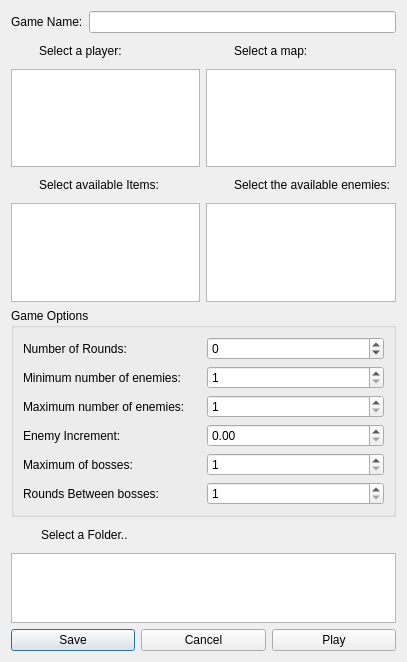
<?xml version="1.0" encoding="UTF-8"?>
<ui version="4.0">
 <class>QOmgGameCreatorDialog</class>
 <widget class="QDialog" name="QOmgGameCreatorDialog">
  <property name="geometry">
   <rect>
    <x>0</x>
    <y>0</y>
    <width>407</width>
    <height>662</height>
   </rect>
  </property>
  <property name="windowTitle">
   <string>Dialog</string>
  </property>
  <layout class="QVBoxLayout" name="verticalLayout_6">
   <item>
    <layout class="QHBoxLayout" name="horizontalLayout_7">
     <item>
      <widget class="QLabel" name="label">
       <property name="text">
        <string>Game Name:</string>
       </property>
      </widget>
     </item>
     <item>
      <widget class="QLineEdit" name="name">
       <property name="minimumSize">
        <size>
         <width>0</width>
         <height>0</height>
        </size>
       </property>
       <property name="maximumSize">
        <size>
         <width>16777215</width>
         <height>16777215</height>
        </size>
       </property>
      </widget>
     </item>
    </layout>
   </item>
   <item>
    <layout class="QHBoxLayout" name="horizontalLayout_11">
     <item>
      <layout class="QVBoxLayout" name="verticalLayout">
       <item>
        <layout class="QHBoxLayout" name="horizontalLayout_2">
         <item>
          <widget class="QLabel" name="label_2">
           <property name="minimumSize">
            <size>
             <width>22</width>
             <height>24</height>
            </size>
           </property>
           <property name="maximumSize">
            <size>
             <width>22</width>
             <height>24</height>
            </size>
           </property>
           <property name="text">
            <string/>
           </property>
           <property name="pixmap">
            <pixmap resource="../../OmegaEditor.qrc">:/OmegaEditor/Resources/Icons/character.png</pixmap>
           </property>
           <property name="scaledContents">
            <bool>true</bool>
           </property>
          </widget>
         </item>
         <item>
          <widget class="QLabel" name="label_3">
           <property name="text">
            <string>Select a player:</string>
           </property>
          </widget>
         </item>
        </layout>
       </item>
       <item>
        <widget class="QListWidget" name="playersList"/>
       </item>
      </layout>
     </item>
     <item>
      <layout class="QVBoxLayout" name="verticalLayout_2">
       <item>
        <layout class="QHBoxLayout" name="horizontalLayout_3">
         <item>
          <widget class="QLabel" name="label_7">
           <property name="minimumSize">
            <size>
             <width>22</width>
             <height>24</height>
            </size>
           </property>
           <property name="maximumSize">
            <size>
             <width>22</width>
             <height>24</height>
            </size>
           </property>
           <property name="text">
            <string/>
           </property>
           <property name="pixmap">
            <pixmap resource="../../OmegaEditor.qrc">:/OmegaEditor/Resources/Icons/map.png</pixmap>
           </property>
           <property name="scaledContents">
            <bool>true</bool>
           </property>
          </widget>
         </item>
         <item>
          <widget class="QLabel" name="label_6">
           <property name="text">
            <string>Select a map:</string>
           </property>
          </widget>
         </item>
        </layout>
       </item>
       <item>
        <widget class="QListWidget" name="mapList"/>
       </item>
      </layout>
     </item>
    </layout>
   </item>
   <item>
    <layout class="QHBoxLayout" name="horizontalLayout_10">
     <item>
      <layout class="QVBoxLayout" name="verticalLayout_3">
       <item>
        <layout class="QHBoxLayout" name="horizontalLayout_4">
         <item>
          <widget class="QLabel" name="label_4">
           <property name="minimumSize">
            <size>
             <width>22</width>
             <height>24</height>
            </size>
           </property>
           <property name="maximumSize">
            <size>
             <width>22</width>
             <height>24</height>
            </size>
           </property>
           <property name="text">
            <string/>
           </property>
           <property name="pixmap">
            <pixmap resource="../../OmegaEditor.qrc">:/OmegaEditor/Resources/Icons/item.png</pixmap>
           </property>
           <property name="scaledContents">
            <bool>true</bool>
           </property>
          </widget>
         </item>
         <item>
          <widget class="QLabel" name="label_5">
           <property name="text">
            <string>Select available Items:</string>
           </property>
          </widget>
         </item>
        </layout>
       </item>
       <item>
        <widget class="QListWidget" name="itemsList"/>
       </item>
      </layout>
     </item>
     <item>
      <layout class="QVBoxLayout" name="verticalLayout_4">
       <item>
        <layout class="QHBoxLayout" name="horizontalLayout_6">
         <item>
          <widget class="QLabel" name="label_9">
           <property name="minimumSize">
            <size>
             <width>22</width>
             <height>24</height>
            </size>
           </property>
           <property name="maximumSize">
            <size>
             <width>22</width>
             <height>24</height>
            </size>
           </property>
           <property name="text">
            <string/>
           </property>
           <property name="pixmap">
            <pixmap resource="../../OmegaEditor.qrc">:/OmegaEditor/Resources/Icons/enemy.png</pixmap>
           </property>
           <property name="scaledContents">
            <bool>true</bool>
           </property>
          </widget>
         </item>
         <item>
          <widget class="QLabel" name="label_10">
           <property name="text">
            <string>Select the available enemies:</string>
           </property>
          </widget>
         </item>
        </layout>
       </item>
       <item>
        <widget class="QListWidget" name="enemiesList"/>
       </item>
      </layout>
     </item>
    </layout>
   </item>
   <item>
    <widget class="QGroupBox" name="groupBox">
     <property name="title">
      <string>Game Options</string>
     </property>
     <layout class="QVBoxLayout" name="verticalLayout_5">
      <item>
       <layout class="QHBoxLayout" name="horizontalLayout_5">
        <item>
         <widget class="QLabel" name="label_8">
          <property name="text">
           <string>Number of Rounds:</string>
          </property>
         </widget>
        </item>
        <item>
         <widget class="QSpinBox" name="nRounds">
          <property name="minimum">
           <number>-1</number>
          </property>
         </widget>
        </item>
       </layout>
      </item>
      <item>
       <layout class="QHBoxLayout" name="horizontalLayout_19">
        <item>
         <widget class="QLabel" name="label_22">
          <property name="text">
           <string>Minimum number of enemies:</string>
          </property>
         </widget>
        </item>
        <item>
         <widget class="QSpinBox" name="minEnemies">
          <property name="minimum">
           <number>1</number>
          </property>
         </widget>
        </item>
       </layout>
      </item>
      <item>
       <layout class="QHBoxLayout" name="horizontalLayout_9">
        <item>
         <widget class="QLabel" name="label_14">
          <property name="text">
           <string>Maximum number of enemies:</string>
          </property>
         </widget>
        </item>
        <item>
         <widget class="QSpinBox" name="maxEnemies">
          <property name="minimum">
           <number>1</number>
          </property>
         </widget>
        </item>
       </layout>
      </item>
      <item>
       <layout class="QHBoxLayout" name="horizontalLayout_20">
        <item>
         <widget class="QLabel" name="label_23">
          <property name="text">
           <string>Enemy Increment:</string>
          </property>
         </widget>
        </item>
        <item>
         <widget class="QDoubleSpinBox" name="enemyIncrement"/>
        </item>
       </layout>
      </item>
      <item>
       <layout class="QHBoxLayout" name="horizontalLayout_13">
        <item>
         <widget class="QLabel" name="label_16">
          <property name="text">
           <string>Maximum of bosses:</string>
          </property>
         </widget>
        </item>
        <item>
         <widget class="QSpinBox" name="maxBosses">
          <property name="minimum">
           <number>1</number>
          </property>
         </widget>
        </item>
       </layout>
      </item>
      <item>
       <layout class="QHBoxLayout" name="horizontalLayout_14">
        <item>
         <widget class="QLabel" name="label_17">
          <property name="text">
           <string>Rounds Between bosses:</string>
          </property>
         </widget>
        </item>
        <item>
         <widget class="QSpinBox" name="bossesInterval">
          <property name="minimum">
           <number>1</number>
          </property>
         </widget>
        </item>
       </layout>
      </item>
     </layout>
    </widget>
   </item>
   <item>
    <layout class="QHBoxLayout" name="horizontalLayout_8">
     <item>
      <widget class="QLabel" name="label_11">
       <property name="minimumSize">
        <size>
         <width>24</width>
         <height>24</height>
        </size>
       </property>
       <property name="maximumSize">
        <size>
         <width>24</width>
         <height>24</height>
        </size>
       </property>
       <property name="text">
        <string/>
       </property>
       <property name="pixmap">
        <pixmap resource="../../OmegaEditor.qrc">:/OmegaEditor/Resources/Icons/folder.png</pixmap>
       </property>
       <property name="scaledContents">
        <bool>true</bool>
       </property>
      </widget>
     </item>
     <item>
      <widget class="QLabel" name="label_12">
       <property name="text">
        <string>Select a Folder..</string>
       </property>
      </widget>
     </item>
    </layout>
   </item>
   <item>
    <widget class="QListWidget" name="listWidget">
     <property name="maximumSize">
      <size>
       <width>16777215</width>
       <height>100</height>
      </size>
     </property>
    </widget>
   </item>
   <item>
    <spacer name="verticalSpacer">
     <property name="orientation">
      <enum>Qt::Vertical</enum>
     </property>
     <property name="sizeHint" stdset="0">
      <size>
       <width>20</width>
       <height>40</height>
      </size>
     </property>
    </spacer>
   </item>
   <item>
    <layout class="QHBoxLayout" name="horizontalLayout">
     <item>
      <widget class="QPushButton" name="pbSave">
       <property name="minimumSize">
        <size>
         <width>70</width>
         <height>0</height>
        </size>
       </property>
       <property name="text">
        <string>Save</string>
       </property>
       <property name="icon">
        <iconset resource="../../OmegaEditor.qrc">
         <normaloff>:/OmegaEditor/Resources/Icons/save.png</normaloff>:/OmegaEditor/Resources/Icons/save.png</iconset>
       </property>
      </widget>
     </item>
     <item>
      <widget class="QPushButton" name="pbCancel">
       <property name="minimumSize">
        <size>
         <width>70</width>
         <height>0</height>
        </size>
       </property>
       <property name="text">
        <string>Cancel</string>
       </property>
       <property name="icon">
        <iconset resource="../../OmegaEditor.qrc">
         <normaloff>:/OmegaEditor/Resources/Icons/delete.png</normaloff>:/OmegaEditor/Resources/Icons/delete.png</iconset>
       </property>
      </widget>
     </item>
     <item>
      <widget class="QPushButton" name="pbPlay">
       <property name="minimumSize">
        <size>
         <width>70</width>
         <height>0</height>
        </size>
       </property>
       <property name="text">
        <string>Play</string>
       </property>
       <property name="icon">
        <iconset resource="../../OmegaEditor.qrc">
         <normaloff>:/OmegaEditor/Resources/Icons/play.png</normaloff>:/OmegaEditor/Resources/Icons/play.png</iconset>
       </property>
      </widget>
     </item>
    </layout>
   </item>
  </layout>
 </widget>
 <resources>
  <include location="../../OmegaEditor.qrc"/>
 </resources>
 <connections/>
</ui>
